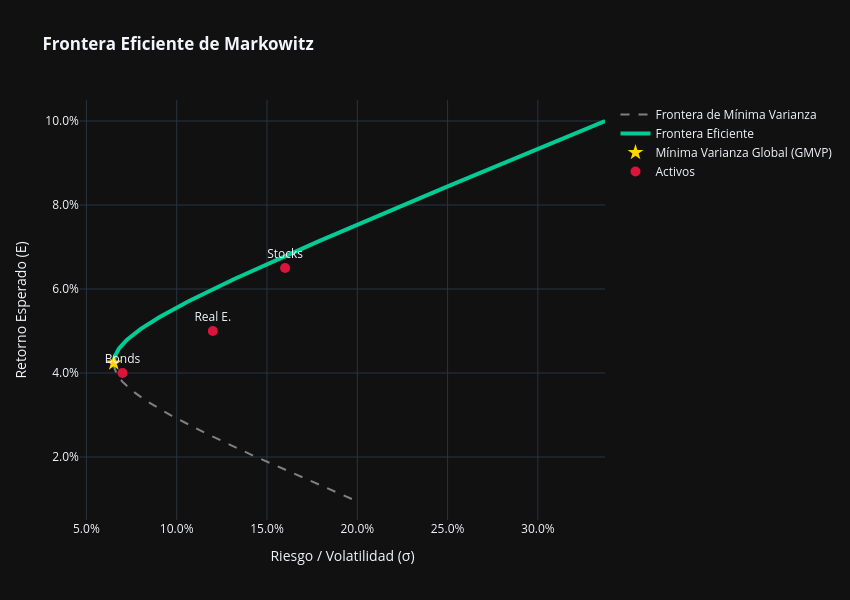

Notebook code for this chart:
### Code cell
# ---------------------------------------------------------
# 4. Visualización con Plotly
# ---------------------------------------------------------
fig = go.Figure()

# Curva completa de mínima varianza (hipérbola)
fig.add_trace(go.Scatter(
    x=sigma_p,
    y=mu_vals,
    mode='lines',
    name='Frontera de Mínima Varianza',
    line=dict(color='gray', dash='dash', width=2),
    hovertemplate='Volatilidad (σ): %{x:.2%}<br>Retorno (E): %{y:.2%}'
))

# Parte eficiente (Retorno >= mu del portafolio de mínima varianza)
mask_efficient = mu_vals >= mu_min_var
fig.add_trace(go.Scatter(
    x=sigma_p[mask_efficient],
    y=mu_vals[mask_efficient],
    mode='lines',
    name='Frontera Eficiente',
    line=dict(color='#00CC96', width=4),
    hovertemplate='Volatilidad (σ): %{x:.2%}<br>Retorno (E): %{y:.2%}'
))

# Portafolio de Mínima Varianza Global (GMVP)
fig.add_trace(go.Scatter(
    x=[sigma_min_var],
    y=[mu_min_var],
    mode='markers',
    name='Mínima Varianza Global (GMVP)',
    marker=dict(size=12, color='gold', symbol='star'),
    hovertemplate='<b>GMVP</b><br>Volatilidad: %{x:.2%}<br>Retorno: %{y:.2%}'
))

# Activos individuales
fig.add_trace(go.Scatter(
    x=sigma,
    y=E,
    mode='markers+text',
    name='Activos',
    text=asset_names,
    textposition="top center",
    marker=dict(size=10, color='crimson'),
    hovertemplate='<b>%{text}</b><br>Volatilidad: %{x:.2%}<br>Retorno: %{y:.2%}'
))

# Configuración del diseño del gráfico
fig.update_layout(
    title='<b>Frontera Eficiente de Markowitz</b>',
    xaxis_title='Riesgo / Volatilidad (σ)',
    yaxis_title='Retorno Esperado (E)',
    xaxis=dict(tickformat='.1%'),
    yaxis=dict(tickformat='.1%'),
    template='plotly_dark',
    hovermode='closest',
    width=850,
    height=600
)

# Mostrar el gráfico
fig.show()

### Figure 1 — Plotly figure (JSON) as saved in the notebook; plotly's stock layout.template omitted (floating-point values rounded to 4 significant figures; data arrays with more than 128 entries replaced by an {"elided": "..."} marker saying what was removed)
{"data": [{"hovertemplate": "Volatilidad (σ): %{x:.2%}<br>Retorno (E): %{y:.2%}", "line": {"color": "gray", "dash": "dash", "width": 2}, "mode": "lines", "name": "Frontera de Mínima Varianza", "type": "scatter", "x": {"elided": "500 float values"}, "y": {"elided": "500 float values"}}, {"hovertemplate": "Volatilidad (σ): %{x:.2%}<br>Retorno (E): %{y:.2%}", "line": {"color": "#00CC96", "width": 4}, "mode": "lines", "name": "Frontera Eficiente", "type": "scatter", "x": {"elided": "320 float values"}, "y": {"elided": "320 float values"}}, {"hovertemplate": "<b>GMVP</b><br>Volatilidad: %{x:.2%}<br>Retorno: %{y:.2%}", "marker": {"color": "gold", "size": 12, "symbol": "star"}, "mode": "markers", "name": "Mínima Varianza Global (GMVP)", "type": "scatter", "x": [0.06515], "y": [0.04238]}, {"hovertemplate": "<b>%{text}</b><br>Volatilidad: %{x:.2%}<br>Retorno: %{y:.2%}", "marker": {"color": "crimson", "size": 10}, "mode": "markers+text", "name": "Activos", "text": ["Stocks", "Bonds", "Real E."], "textposition": "top center", "type": "scatter", "x": [0.16, 0.07, 0.12], "y": [0.065, 0.04, 0.05]}], "layout": {"height": 600, "hovermode": "closest", "title": {"text": "<b>Frontera Eficiente de Markowitz</b>"}, "width": 850, "xaxis": {"tickformat": ".1%", "title": {"text": "Riesgo / Volatilidad (σ)"}}, "yaxis": {"tickformat": ".1%", "title": {"text": "Retorno Esperado (E)"}}}}
